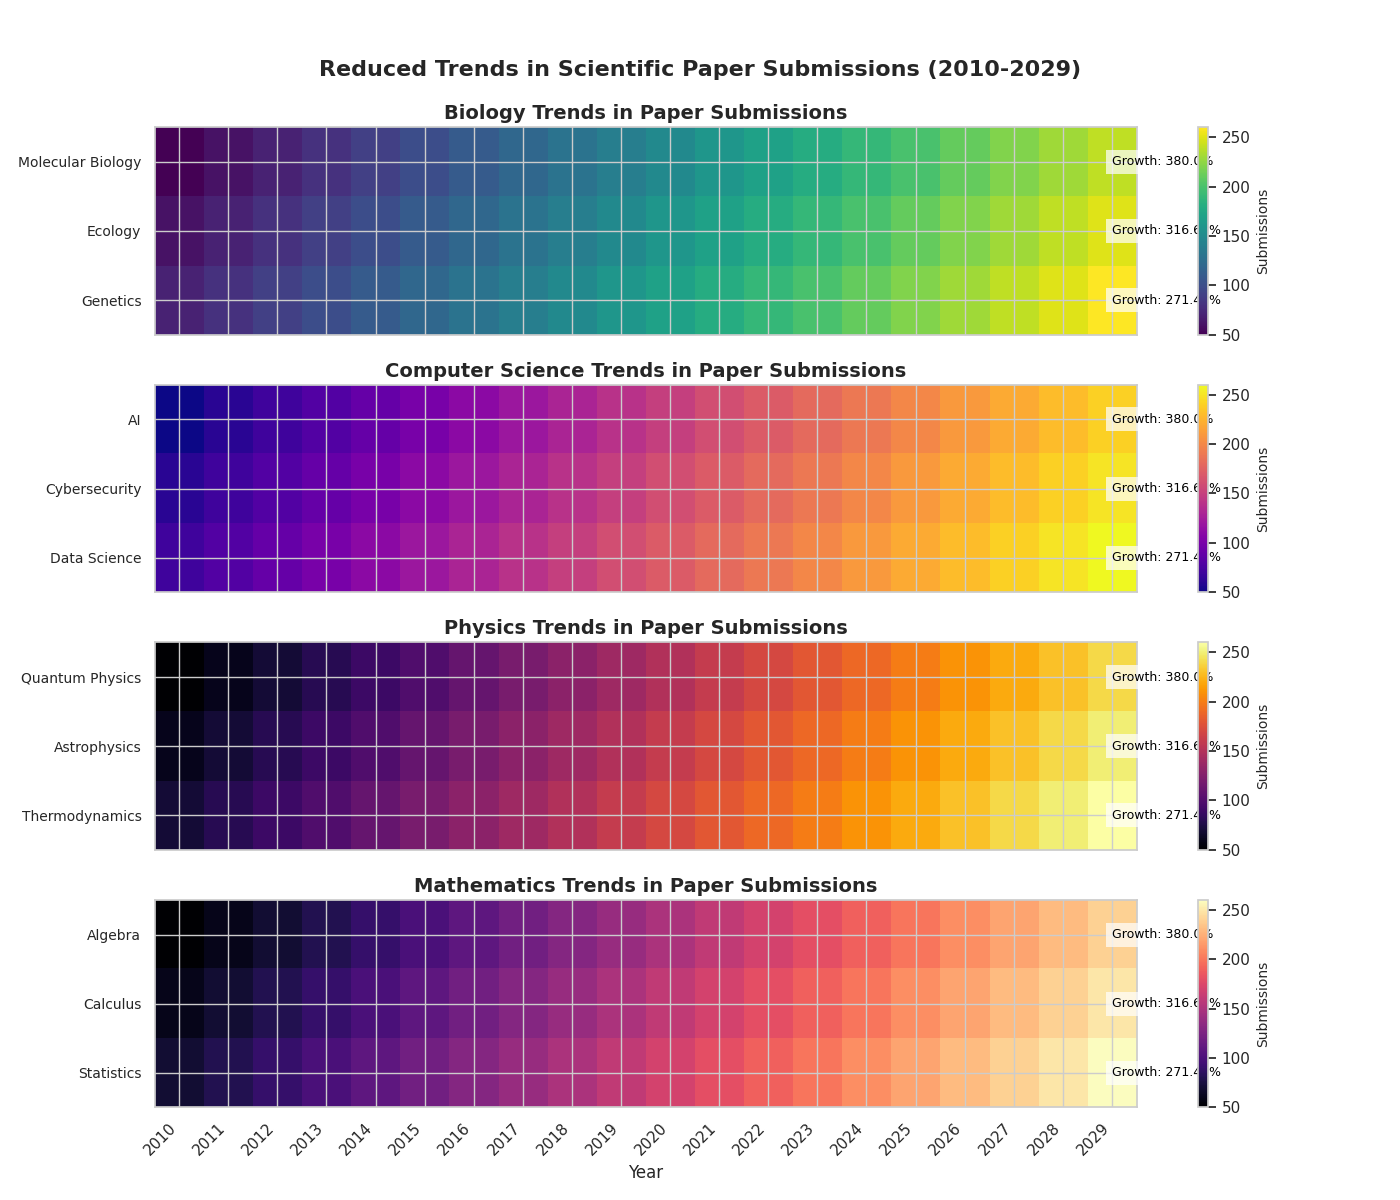

Python code for this plot:
import matplotlib.pyplot as plt
import numpy as np

# Main disciplines and subcategories
years = np.arange(2010, 2030)
main_disciplines = ['Biology', 'Computer Science', 'Physics', 'Mathematics']
subcategories = {
    'Biology': ['Molecular Biology', 'Ecology', 'Genetics'],
    'Computer Science': ['AI', 'Cybersecurity', 'Data Science'],
    'Physics': ['Quantum Physics', 'Astrophysics', 'Thermodynamics'],
    'Mathematics': ['Algebra', 'Calculus', 'Statistics']
}

# Artificial data for paper submissions
paper_submissions = {discipline: np.array([
    np.arange(50 + i * 10, 50 + i * 10 + len(years) * 10, 10) for i in range(len(subcats))
]) for discipline, subcats in subcategories.items()}

# Different color maps for each discipline to shuffle colors
cmap_list = ['viridis', 'plasma', 'inferno', 'magma']

fig, axes = plt.subplots(len(main_disciplines), 1, figsize=(14, 12), sharex=True)

for idx, (discipline, subcats) in enumerate(subcategories.items()):
    ax = axes[idx]
    heat_map = ax.imshow(paper_submissions[discipline], cmap=cmap_list[idx], aspect='auto', interpolation='nearest')
    ax.set_title(f'{discipline} Trends in Paper Submissions', fontsize=14, fontweight='bold')
    
    ax.set_yticks(np.arange(len(subcats)))
    ax.set_yticklabels(subcats, fontsize=10)
    
    for i, subcat in enumerate(subcats):
        growth_rate = np.round(((paper_submissions[discipline][i, -1] - paper_submissions[discipline][i, 0]) / paper_submissions[discipline][i, 0]) * 100, 2)
        ax.text(len(years)-1, i, f'Growth: {growth_rate}%', fontsize=9, color='black', ha='left', va='center', bbox=dict(facecolor='white', edgecolor='none', alpha=0.7))
    
    cbar = fig.colorbar(heat_map, ax=ax, orientation='vertical')
    cbar.set_label('Submissions', fontsize=10)

plt.suptitle('Reduced Trends in Scientific Paper Submissions (2010-2029)', fontsize=16, fontweight='bold', y=0.95)
plt.xticks(ticks=np.arange(len(years)), labels=years, rotation=45, ha='right')
plt.xlabel('Year', fontsize=12)
plt.tight_layout(rect=[0, 0, 1, 0.96])

plt.show()
